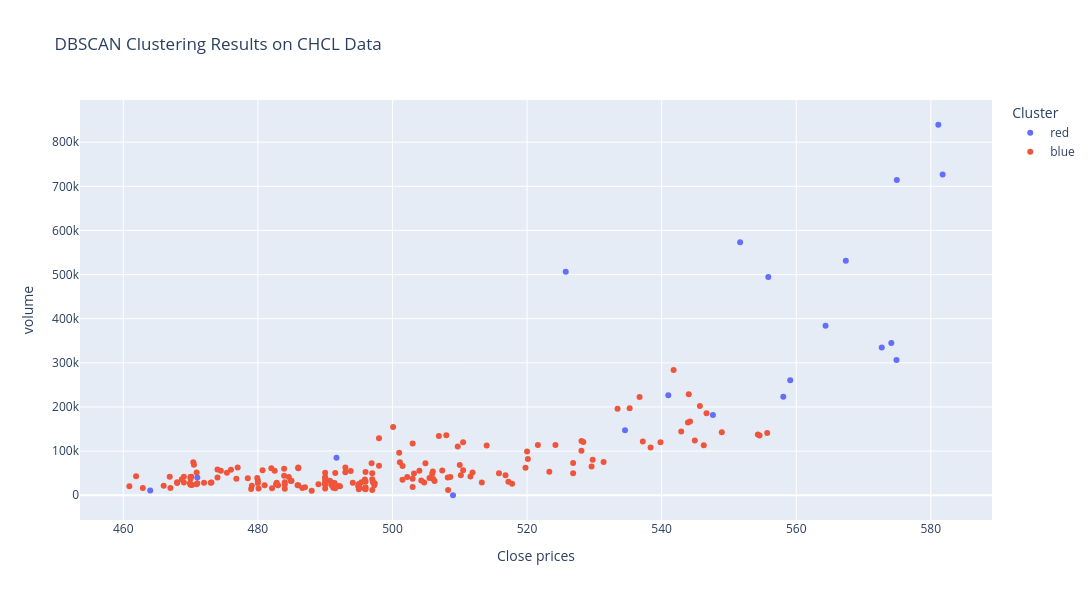

Here is the notebook cell this chart was saved with:
### Markdown cell above
## Visualization

### Code cell
import plotly.express as px

fig = px.scatter(
    anomalies_dbscan,
    x="close",
    y="volume",
    color="Color",
    title=f"DBSCAN Clustering Results on {stock_name} Data",
    labels={"Color": "Cluster"},
    hover_data=["returns", "volatility"],  # Add more data to hover
)

# Update layout for better visualization
fig.update_layout(
    xaxis_title="Close prices",
    yaxis_title="volume",
    legend_title="Cluster",
    autosize=False,
    width=1200,
    height=600,
)

# Show the plot
fig.show()

### Figure 1 — Plotly figure (JSON) as saved in the notebook; plotly's stock layout.template omitted (floating-point values rounded to 4 significant figures; data arrays with more than 128 entries replaced by an {"elided": "..."} marker saying what was removed)
{"data": [{"customdata": [[0.08008, 0.02265], [0.04928, 0.02483], [0.007595, 0.02483], [0.04546, 0.02494], [-0.02366, 0.02538], [0.02536, 0.02498], [-0.01171, 0.02538], [-0.001426, 0.02522], [0.001341, 0.02528], [-0.01833, 0.02565], [-0.04141, 0.02763], [-0.004024, 0.02179], [0.02656, 0.01457], [0.02164, 0.01166], [0.03321, 0.01304], [-0.02375, 0.01423], [-0.06707, 0.01641], [0.05966, 0.02196], [-0.07082, 0.01743], [0.06064, 0.01598]], "hovertemplate": "Cluster=red<br>close=%{x}<br>volume=%{y}<br>returns=%{customdata[0]}<br>volatility=%{customdata[1]}<extra></extra>", "legendgroup": "red", "marker": {"color": "#636efa", "symbol": "circle"}, "mode": "markers", "name": "red", "orientation": "v", "showlegend": true, "type": "scatter", "x": [525.8, 551.7, 555.9, 581.1, 567.4, 581.8, 575.0, 574.1, 574.9, 564.4, 541.0, 534.6, 547.6, 558.1, 572.7, 559.1, 464.0, 491.7, 471.0, 509.0], "xaxis": "x", "y": [506400.0, 573300.0, 494800.0, 839500.0, 531600.0, 726700.0, 714500.0, 344800.0, 306200.0, 384300.0, 226800.0, 147600.0, 181600.0, 223200.0, 335000.0, 260900.0, 10800.0, 85260.0, 40420.0, 30.0], "yaxis": "y"}, {"customdata": {"elided": "180x2 float values"}, "hovertemplate": "Cluster=blue<br>close=%{x}<br>volume=%{y}<br>returns=%{customdata[0]}<br>volatility=%{customdata[1]}<extra></extra>", "legendgroup": "blue", "marker": {"color": "#EF553B", "symbol": "circle"}, "mode": "markers", "name": "blue", "orientation": "v", "showlegend": true, "type": "scatter", "x": {"elided": "180 float values"}, "xaxis": "x", "y": {"elided": "180 float values"}, "yaxis": "y"}], "layout": {"autosize": false, "height": 600, "legend": {"title": {"text": "Cluster"}, "tracegroupgap": 0}, "title": {"text": "DBSCAN Clustering Results on CHCL Data"}, "width": 1200, "xaxis": {"anchor": "y", "domain": [0, 1], "title": {"text": "Close prices"}}, "yaxis": {"anchor": "x", "domain": [0, 1], "title": {"text": "volume"}}}}
